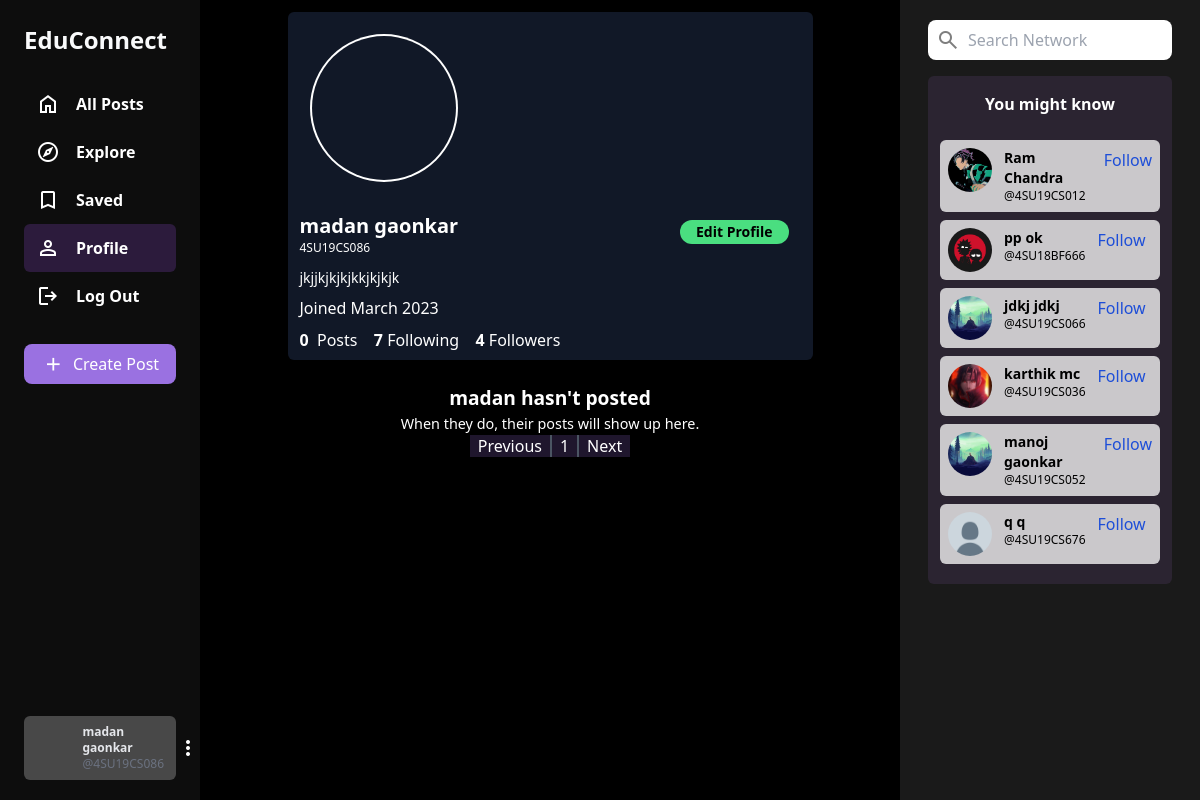
The page /profile/4SU19CS086 (signed in) on the database as committed earlier.
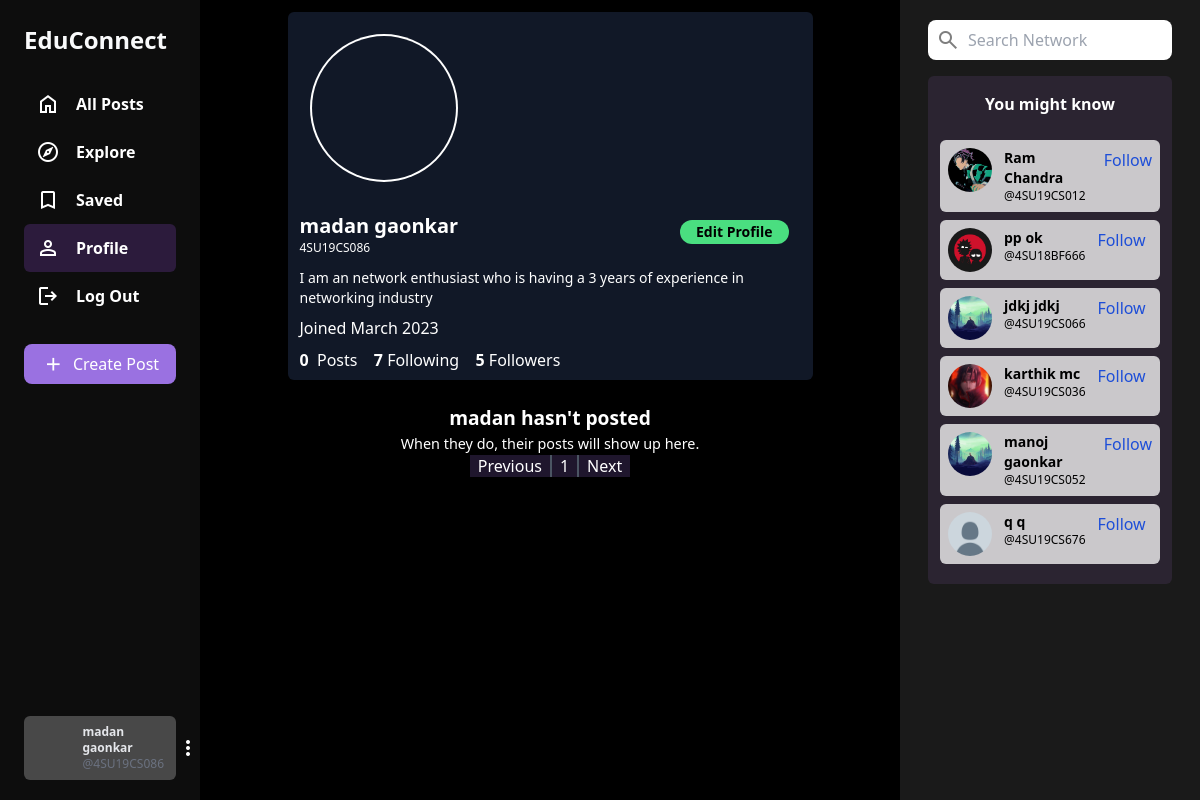
The same page on the database as committed later.
### network/models.py (models this page shows, shortened)
class User(AbstractUser):
    profile_pic = models.ImageField(upload_to='profile_pic/',blank=True,default='profile_pic/default_profile_image.png')
    bio = models.TextField(max_length=160, blank=True, null=True)
    cover = models.ImageField(upload_to='covers/',default='cover/default_cover_image.png',blank=True)

### network/views.py (the view)
# urls.py: path("profile/<str:username>", views.profile, name='profile'),
def profile(request, username):
    if request.user.is_anonymous:
        return redirect('login')
    if request.user.is_anonymous==False:
        if authusers.objects.filter(email=request.user.email).first().valid != True:
            messages.error(request, 'admin kicked you out')
            logout(request)
    user = User.objects.get(username=username)
    all_posts = Post.objects.filter(creater=user).order_by('-date_created')
    paginator = Paginator(all_posts, 10)
    page_number = request.GET.get('page')
    if page_number == None:
        page_number = 1
    posts = paginator.get_page(page_number)
    followings = []
    suggestions = []
    follower = False
    if request.user.is_authenticated:
        followings = Follower.objects.filter(followers=request.user).values_list('user', flat=True)
        suggestions = User.objects.exclude(pk__in=followings).exclude(pk=1).exclude(username=request.user.username).order_by("?")[:6]
        if request.user in Follower.objects.get(user=user).followers.all():
            follower = True
        else:
            follower=False
    follower_count = Follower.objects.get(user=user).followers.all().count()
    following_count = Follower.objects.filter(followers=user).count()
    try:
        model = usersettings.objects.get_or_create(user=request.user,dark_mode = False)
        model.save()
        user_mode = model.dark_mode
    except:
        user_mode = True
    followers = Follower.objects.get(user=user).followers.all()
    following = Follower.objects.filter(followers=user)
    return render(request, 'network/profile.html', {
        "username": user,
        "posts": posts,
        "posts_count": all_posts.count(),
        "suggestions": suggestions,
        "page": "profile",
        "is_follower": follower,
        "follower_count": follower_count,
        "following_count": following_count,
        'user_mode': user_mode,
        "followers":followers,
        'followings':following,
    })

### network/templates/network/profile.html (shortened to what this page needs)
{% extends 'network/index.html' %}
{% load static tailwind_tags %}
{% block profile %}
    <div class="profile-view bg-gray-200 dark:bg-gray-900 mt-3 rounded-md overflow-hidden relative " data-user="{{username.username}}">
        <div class="">
            <div class="relative">
                <div class="cover-image  w-full h-48 bg-center bg-cover " style="background-image: url({{username.cover.url}})"></div>
                <div class="profile-image w-36 rounded-full h-36 bg-center bg-cover absolute  top-1/2 left-6 ring-2 ring-white -translate-y-1/2 " style="background-image: url({{username.profile_pic.url}})"></div>
            </div>
            <div class="profile-details px-3 py-2">
                <div>
                    {% if user.username == username.username %}
                        <button class="btn btn-outline-success float-right bg-green-400 px-4 py-[2px] text-sm mt-2 mr-3 font-semibold text-black rounded-full" id="edit-profile-btn" onclick="showEditProfile();">Edit Profile</button>
                    {% elif is_follower %}
                        <button class="btn btn-success float-right bg-purple-400 px-4 py-[2px] text-sm mt-2 mr-3 font-semibold text-black rounded-full" onclick="unfollow_user(this,'{{username.username}}','edit_page')" id="following-btn">Following</button>
                    {% else %}
                        <button class="btn btn-outline-success float-right bg-purple-400 px-4 py-[2px] text-sm mt-2 mr-3 font-semibold text-black rounded-full " onclick="follow_user(this,'{{username.username}}','edit_page')" id="follow-btn">Follow</button>
                    {% endif %}
                </div>
                <div class="details-data">
                    <h5 class="text-xl font-bold">{{username.first_name}} {{username.last_name}}</h5>
                    <div class="grey text-xs ">{{username.username}}</div>
                    <div class="bio pt-3 text-sm">
                        {% if username.bio is not None %}
                            {{username.bio|linebreaks}}
                        {% endif %}
                    </div>
                    <div class="grey" style="padding: 8px 0px;">
                        Joined {{username.date_joined | date:"F Y"}}
                    </div>
                    <div>
                        <strong>
                            {{posts_count}}
                        </strong>
                        &nbsp;<span class="grey">Posts</span>
                        <button onclick="showFollowing()">
                            <strong id="following__count">{{following_count | default:0}}</strong>&nbsp;<span class="grey1">Following</span>
                        </button>
                        <button onclick="showFollowers()">
                            <strong id="follower__count">{{follower_count | default:0}}</strong>&nbsp;<span class="grey">Followers</span>
                        </button>
                    </div>
                </div>
            </div>
        </div>
    </div>
{% endblock %}
{% block emptyprofile %}
    <center>
        <br>
        <strong style="font-size: 1.2em;">{{username.first_name}} hasn't posted</strong>
        <div class="grey" style="font-size: .9em;">When they do, their posts will show up here.</div>
    </center>
{% endblock %}

### network/templates/network/layout.html (shortened to what this page needs)
{% load static  %}
<!DOCTYPE html>
<html lang="en" class="" >
    <head>
      <script src="https://cdn.tailwindcss.com"></script>
    </head>
    <body class=" bg-white dark:bg-black  ">
        <div class="body h-screen flex w-screen dark:bg-black bg-white " data-page="{{page}}">
            <div class="sidenav w-2/12 bg-white border-r  border-neutral-400 dark:border-r-0 dark:bg-white  dark:bg-opacity-5 px-6  h-screen sticky top-0 container">
                <div class='flex justify-between flex-col h-full  '>
                    <div>
                        <a href="{% url 'index' %}" class="navbar-brand">
                            <p class=" py-6 font-bold  text-neutral-900 dark:text-gray-50 text-2xl" >EduConnect</p>
                        </a>
                        <div>
                            <ul class="text-neutral-900 dark:text-white font-semibold">
                                <li class="nav-item" id="all_posts">
                                <a href="{% url 'index' %}" class="nav-link">
                                    <div class='flex  justify-start items-center  py-3  hover:bg-purple-500 hover:bg-opacity-10 transition-all ease-in-out duration-300  px-3 rounded-md'>
                                        <span class="material-symbols-outlined text-neutral-900 dark:text-white ">home</span>
                                        <p class="pl-4">All Posts</p>
                                    </div>
                                </a>
                                </li>
                                {% if user.is_authenticated %}
                                    <li class="nav-item " id="">
                                        <a href="{% url 'explore' %}" class="nav-link">
                                            <div class='flex  justify-start items-center   py-3   hover:bg-purple-500 hover:bg-opacity-10 transition-all ease-in-out duration-300  px-3 rounded-md'>
                                                <span class="material-symbols-outlined ">explore</span>
                                                <p class="px-4">Explore</p>
                                            </div>
                                        </a>
                                    </li>
                                    <li class="nav-item 0" id="saved">
                                        <a href="{% url 'saved' %}" class="nav-link">
                                            <div class="flex  justify-start items-center  py-3   hover:bg-purple-500 hover:bg-opacity-10 transition-all ease-in-out duration-300  px-3 rounded-md">
                                                <span class="material-symbols-outlined">bookmark</span>
                                                <p class='px-4'>Saved</p>
                                            </div>
                                        </a>
                                    </li>
                                    <li class="nav-item " id="profile">
                                        <a href="{% url 'profile' user.username %}" class="nav-link">
                                            <div class="flex  justify-start items-center  py-3   hover:bg-purple-500 hover:bg-opacity-10 transition-all ease-in-out duration-300 {% if page == "profile" %}bg-purple-500 bg-opacity-20 font-bold{% endif %} px-3 rounded-md">
                                                <span class="material-symbols-outlined">person</span>
                                                <p class='px-4'>Profile</p>
                                            </div>
                                        </a>
                                    </li>
                                    <li class="nav-item 0" id="logout">
                                        <a href="{% url 'logout' %}" class="nav-link">
                                            <div class="flex  justify-start items-center  py-3   hover:bg-purple-500 hover:bg-opacity-10 transition-all ease-in-out duration-300 px-3 rounded-md">
                                                <span class="material-symbols-outlined">logout</span>
                                                <p class='px-4'>Log Out</p>
                                            </div>
                                        </a>
                                    </li>
                                {% endif %}
                            </ul>
                        </div>
                        {% if user.is_authenticated %}
                            <button id="popup-btn" class="new-post-btn px-4 py-2 bg-soc w-full my-6 rounded-lg text-white flex justify-center items-center " onclick="create_post()"><span class="material-symbols-outlined scale-90 pr-2 ">add</span>Create Post</button>
                        {% endif %}
                    </div>
                    <div class=' w-full'>
                        {% if user.is_authenticated %}
                            <li class=" flex container justify-between items-center w-full  max-h-20 h-16  my-5  bg-white hover:bg-neutral-50 dark:bg-neutral-100 dark:bg-opacity-25 rounded-md">
                                <a href="{% url 'profile' user.username %}" class="nav-link w-full flex ">
                                    <div class="user_account flex justify-start items-center px-3 w-full h-auto ">
                                        <div class="h-10 w-10 min-w-0 min-h-0 overflow-hidden rounded-full  flex ">
                                            <div class="h-full w-full bg-cover bg-center rounded-full flex " style="background-image: url({{user.profile_pic.url}})"></div>
                                        </div>
                                        <div class="flex flex-col pl-4">
                                            <p class=' text-neutral-900 dark:text-gray-200 sm:text-xs md:text-xs lg:text-[0.4]  flex font-semibold'>{{user.first_name}} {{user.last_name}}</p>
                                            <div class=" text-gray-700 dark:text-gray-500 text-xs">@{{ user.username }}</div>
                                        </div>
                                    </div>
                                </a>
                                <button  class="relative  ">
                                    <div class="flex justify-center items-center"><span onclick="showsettings()" id="threedots" class="material-symbols-outlined elementvisible text-black dark:text-white ">more_vert</span></div>
                                </button>
                            </li>
                        {% endif %}
                    </div>
                </div>
            </div>
            <div class=" scrollbardisable w-7/12 flex justify-center dark:bg-black bg-white text-neutral-800  dark:text-white overflow-y-auto ">
                <div class='w-3/4'>
                    {% block body %}
                    {% endblock %}
                </div>
            </div>
            <div class="right-div px-7 py-5 w-3/12 bg-white border-l dark:border-l-0 border-gray-400 dark:bg-white dark:bg-opacity-10">
                <nav class="head w-full">
                    <form action="#">
                        <div class="search-div w-full flex justify-start bg-neutral-100 dark:bg-white  px-2 py-2 rounded-lg items-center">
                            <div class="inline-flex justify-center items-center opacity-50">
                                <span class="material-symbols-outlined text-black">search</span>
                            </div>
                            <input type="text" name="query" class="px-2 bg-transparent outline-none w-full " autocomplete="off" id="search-box" placeholder="Search Network">
                        </div>
                    </form>
                </nav>
                <div class='right-div-content  w-full bg-purple-100 dark:bg-purple-400 dark:bg-opacity-10 text-white rounded-md my-4 px-3'>
                    {% if user.is_authenticated %}
                        <div class="suggestion-box pb-3">
                            <div class="suggestion-header text-center py-4 font-bold text-neutral-800 dark:text-white font-mono ">
                                You might know
                            </div>
                            {% for suggestion in suggestions %}
                                <div class="suggestion-user flex justify-start items-start my-2 bg-white text-black bg-opacity-75 rounded-md p-2">
                                    <div>
                                        <a href="{% url 'profile' suggestion.username %}">
                                            <div class="small-profilepic w-11 h-11 bg-cover bg-center  rounded-full " style="background-image: url({{suggestion.profile_pic.url}})"></div>
                                        </a>
                                    </div>
                                    <div class="user-details px-3">
                                        <a href="{% url 'profile' suggestion.username %}">
                                            <div id="user-name" class="text-sm font-semibold">
                                                    {{suggestion.first_name}} {{suggestion.last_name}}
                                            </div>
                                            <div class="grey text-xs font-thin ">@{{suggestion.username}}</div>
                                        </a>
                                    </div>
                                    <div>
                                        <button class="btn btn-outline-success text-blue-700" type="button" onclick="follow_user(this,'{{suggestion.username}}','suggestion')">Follow</button>
                                    </div>
                                </div>
                            {% empty %}
                                    <div style="text-align: center; border-bottom: .5px solid #e6ecf0; padding: 10px 15px;">
                                        <span class="grey" style="font-size: .9em;">No suggestions available.</span>
                                    </div>
                            {% endfor %}
                        </div>
                    {% endif %}
                </div>
            </div>
        </div>
    </body>
</html>

Rows that differ between the two databases and show on the page:
changed User "madan": bio "jkjjkjkjkjkkjkjkjk" → "I am an network enthusiast who is having a 3 years of experience in networking industry"
Other text that changed with them:
{{ follower_count | default:0 }}: "4" → "5"
